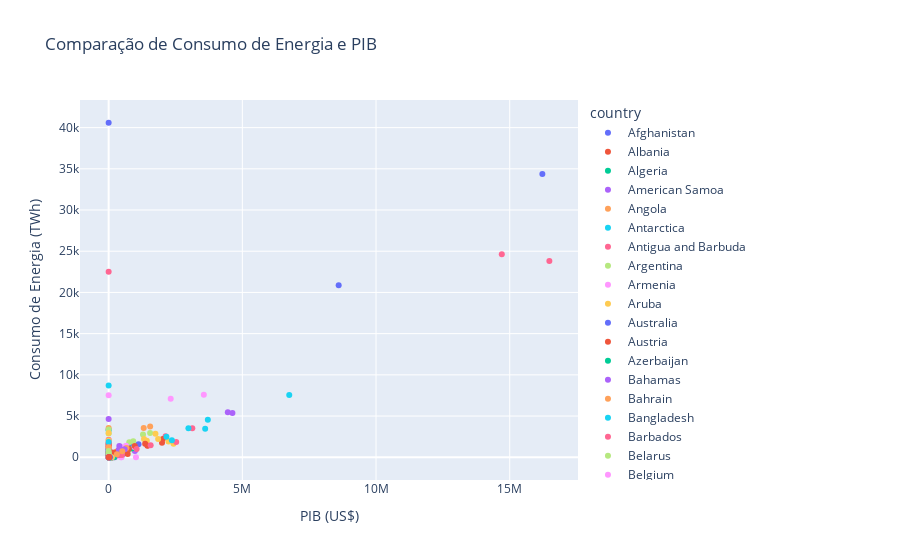

Source (notebook cell):
### Markdown cell above
O gráfico apresentado mostra a evolução do consumo de energia em sí ao longo dos anos. Cada linha no gráfico representa o consumo de energia em um país específico, com o eixo X indicando os anos e o eixo Y mostrando o valor do consumo em TWh.

Vale notar que o top 3 países que mais consomem energia são também os 3 que mais consomem energia limpa, mas e quanto a Russia por exemplo que está em 4º lugar dos que mais consomem energia e está em 7º na que mais consome energia limpa ainda é uma boa colocação mas algo importante de se olhar mais atentamente

### Code cell
fig3 = px.scatter(
    df_countrys,
    x='gdp_millions',
    y='energy_consumption',
    color='country',
    title='Comparação de Consumo de Energia e PIB',
    labels={'gdp_millions': 'PIB (US$)', 'energy_consumption': 'Consumo de Energia (TWh)'})
fig3.show()
